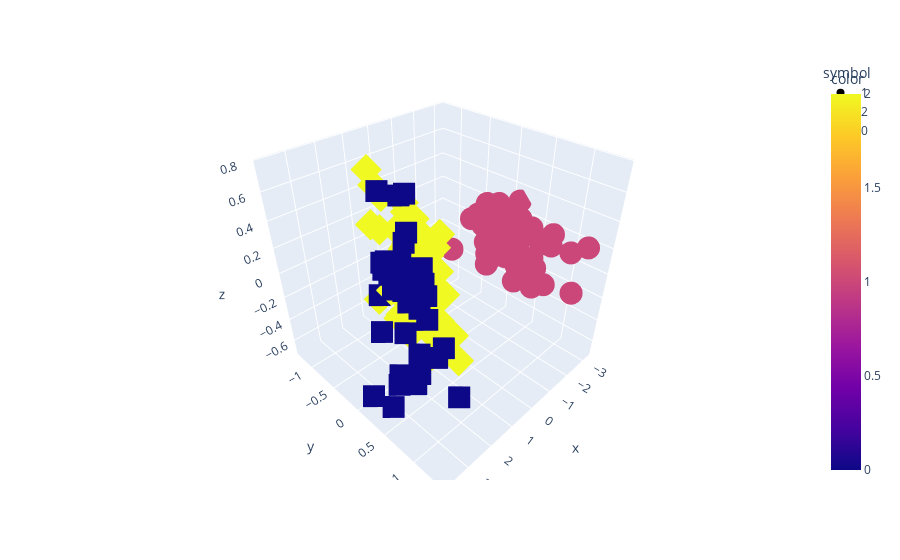

The notebook cell saved with this chart:
### Code cell
model = KMeans(n_clusters=3)
model.fit(features)
groups = model.predict(features)
# print(groups)
px.scatter_3d(x = features[:,0], y=features[:,1], z = features[:,2], color=groups, symbol= groups)
